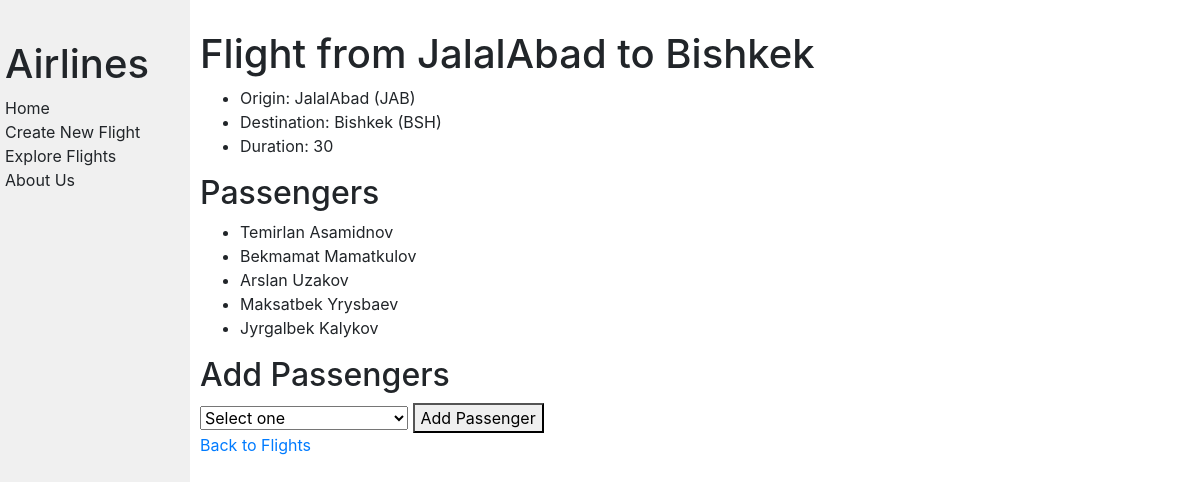
Page /flights/9 on the committed database.
### flights/models.py (models this page shows, shortened)
class Flight(models.Model):
    origin = models.ForeignKey('Airport', related_name='departures', on_delete=models.CASCADE)
    destination = models.ForeignKey('Airport', related_name='arrivals', on_delete=models.CASCADE)
    duration = models.IntegerField()

class Airport(models.Model):
    code = models.CharField(max_length=3)
    city = models.CharField(max_length=64)
    def __str__(self):
        return f"{self.city} ({self.code})"

class Passengers(models.Model):
    first = models.CharField(max_length=64)
    last = models.CharField(max_length=64)
    flights = models.ManyToManyField(Flight, blank=True, related_name='passengers')
    def __str__(self):
        return f"{self.first} {self.last}"

### flights/views.py (the view)
# urls.py: path("<int:flight_id>", views.flight, name="flight"),
def flight(request, flight_id):
    try:
        flight = Flight.objects.get(pk=flight_id)
        return render(request, "flights/flight.html", {
            "flight": flight,
            "passengers": flight.passengers.all(),
            "non_passengers": Passengers.objects.exclude(flights=flight).all(),
        })
    except Flight.DoesNotExist:
        return render(request, "flights/error.html", {
            "message": "Flight not found."
        })

### flights/templates/flights/flight.html (shortened to what this page needs)
{% extends "flights/layout.html" %}
{% block body %}
    <h1>Flight from {{ flight.origin.city }} to {{ flight.destination.city }}</h1>
    <ul>
        <li>Origin: {{ flight.origin }}</li>
        <li>Destination: {{ flight.destination }}</li>
        <li>Duration: {{ flight.duration }}</li>
    </ul>
    <h2>Passengers</h2>
    <ul>
        {% for passenger in passengers %}
            <li>{{ passenger }}</li>
        {% empty %}
            <li>No passengers on this flight.</li>
        {% endfor %}
    </ul>
    <h2>Add Passengers</h2>
    <form action="{% url 'book' flight.id %}" method="post">
        <select name="passenger" required>
            <option disabled selected value="">Select one</option>
        </select>
        <button type="submit">Add Passenger</button>
    </form>
    <a href="{% url 'index' %}">Back to Flights</a>
{% endblock %}

### flights/static/flights/styles.css (style rules this page uses)
body { margin: 0; background-color: white; }
h1 { margin-top: 0px; padding-top: 20px; }

### rows in the picture
Flight: origin.city "JalalAbad", destination.city "Bishkek", origin "JalalAbad (JAB)", destination "Bishkek (BSH)", duration "30"
Passengers: first+last "Temirlan Asamidnov"
Passengers: first+last "Bekmamat Mamatkulov"
Passengers: first+last "Arslan Uzakov"
Passengers: first+last "Maksatbek Yrysbaev"
Passengers: first+last "Jyrgalbek Kalykov"
